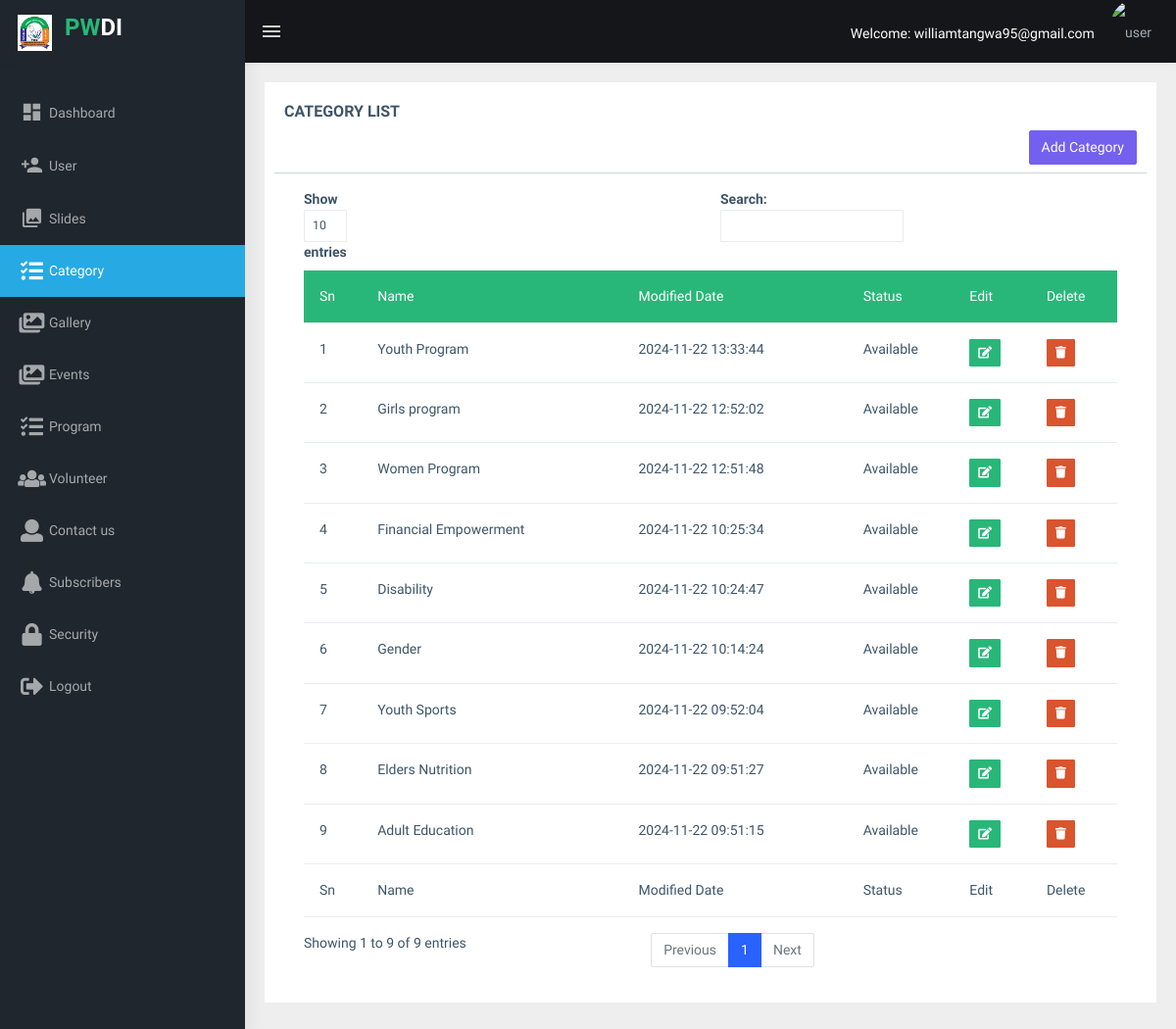
Screenshot of /admin/category-list.php (signed in) with the database file from the repository.
### tables this page shows
CREATE TABLE `category` (
  `category_id` int(11) NOT NULL,
  `category_name` varchar(500) NOT NULL,
  `category_posteddate` datetime NOT NULL,
  `category_status` enum('Available','Not Available') NOT NULL
);

### admin/category-list.php (the view, shortened to what this page needs)
<!DOCTYPE html>
<html dir="ltr" lang="en">
      <?php
   include 'header.php';
   include_once 'include/pwdi_db.php';
  ?>
  <body>
    <?php
   include 'button.php';
  ?>
      <div class="page-wrapper">
        <div class="container-fluid">
           <?php
            if (!empty($_GET['id'])) {
              ?>
                  <?php
                          $sqlipl="SELECT * FROM `category` WHERE category_id='$_GET[id]'";
                           $resultpl=mysqli_query($conn,$sqlipl);
                          $category=mysqli_fetch_assoc($resultpl);
                              ?>
                  <div class="card">
                <div class="card-body">
                  <h3 class="card-title text-center">Edit category</h3>
                <form method="POST" action="" enctype="multipart/form-data">
                      <div class="form-group">
                        <label>Category</label>
                        <input type="text" class="form-control" placeholder="Enter your category" name="category" value="<?php echo $category['category_name']; ?>" required />
                        <input type="text" class="form-control" placeholder="Enter your category" name="oldcategory" value="<?php echo $category['category_name']; ?>" hidden required />
                      </div>
                        <div class="form-group">
                        <label>Select status</label
                        >
                           <select
                            class="select2 form-select shadow-none"
                            style="width: 100%; height: 36px" name="status">
                            <option selected value="" selected>Select</option>
                             <?php if ($category['category_status'] == 'Available') {
                              ?>
                              <option selected>Available</option>
                              <option >Not Available</option>
                            <?php }else{
                              ?>
                              <option >Available</option>
                              <option selected>Not Available</option>
                              <?php
                            }
                            ?>
                          </select>
                      </div>
                      <div class="card-action">
                  <button class="btn btn-md btn-success text-white"  type="submit" name="edit">Submit</button>&nbsp;<a href="category-list.php" class="btn btn-md btn-danger text-white">Back</a>
                </div>
                </form>
                </div>
              </div>
              <?php
            }else{
              ?>
              <div class="row">
            <div class="col-12">
              <div class="card">
                <div class="card-body">
                  <div class="row">
                    <h5 class="card-title">CATEGORY LIST</h5>
                    <span class="text-end">
                      <button type="button" class="btn btn-primary" data-bs-toggle="modal" data-bs-target="#myModal">Add Category</button>
                    </span>
                    <hr class="mt-2">
                  </div>
                  <div class="table-responsive">
                    <table
                      id="zero_config"
                      class="table table-hover table-sm"
                    >
                      <thead>
                        <tr class="bg-success">
                          <th class="text-white">Sn</th>
                          <th class="text-white">Name</th>
                          <th class="text-white">Modified Date</th>
                          <th class="text-white">Status</th>
                          <th class="text-white">Edit</th>
                          <th class="text-white">Delete</th>
                        </tr>
                      </thead>
                      <tbody>
                        <?php
                          $sqli="SELECT * FROM `category` ORDER BY category_status ASC,category_posteddate DESC, category_name ASC";
                           $result=mysqli_query($conn,$sqli);
                           $count=mysqli_num_rows($result);
                           $i=1;
                           while ($i<=$count){
                           while ($row=mysqli_fetch_assoc($result)){
                              ?>
                              <tr>
                          <td><?php echo $i; ?></td>
                          <td><?php echo $row['category_name']; ?></td>
                          <td><?php echo $row['category_posteddate']; ?></td>
                          <td><?php echo $row['category_status']; ?></td>
                          <form method="POST" action="" class="form-inline">
                              <td>
                                <a href="category-list.php?id=<?php echo $row['category_id']; ?>" class="btn btn-sm btn-success text-white"><span class="fas fa-edit"></span></a></td>
                            <td><button onclick="return confirm('Are you sure you want to delete <?php echo $row['category_name'];  ?>')" type="submit" name="delete" class="btn btn-sm btn-danger"><span class="fas fa-trash"></span></button></td>
                          </form>
                        </tr>
                             <?php
                             $i++;
                              }
                            }
                         ?>
                      </tbody>
                       <tfoot>
                      <tr>
                          <th>Sn</th>
                          <th>Name</th>
                          <th>Modified Date</th>
                          <th>Status</th>
                          <th>Edit</th>
                          <th>Delete</th>
                        </tr>
                       </tfoot>
                    </table>
                  </div>
                </div>
              </div>
            </div>
          </div>
              <?php
            }
           ?>
      </div>
    </div>
  </body>
</html>

### rows the page displays
category: category_name "Youth Program", category_posteddate "2024-11-22 13:33:44", category_status "Available"
category: category_name "Girls program", category_posteddate "2024-11-22 12:52:02", category_status "Available"
category: category_name "Women Program", category_posteddate "2024-11-22 12:51:48", category_status "Available"
category: category_name "Financial Empowerment", category_posteddate "2024-11-22 10:25:34", category_status "Available"
category: category_name "Disability", category_posteddate "2024-11-22 10:24:47", category_status "Available"
category: category_name "Gender", category_posteddate "2024-11-22 10:14:24", category_status "Available"
category: category_name "Youth Sports", category_posteddate "2024-11-22 09:52:04", category_status "Available"
category: category_name "Elders Nutrition", category_posteddate "2024-11-22 09:51:27", category_status "Available"
category: category_name "Adult Education", category_posteddate "2024-11-22 09:51:15", category_status "Available"

### other values shown
$_SESSION['user_email'] "williamtangwa95@gmail.com"
